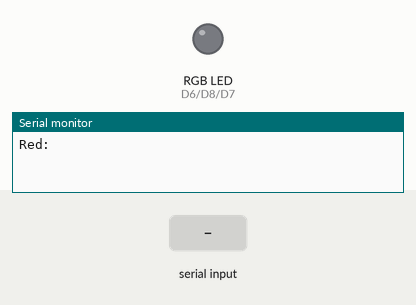
A sketch run on a simulated ESP8266 (NodeMCU). On the bench: an RGB LED mixed from three pins (HIGH = lit), the last lines printed to the serial monitor. Inputs (shaded band) come from the test bench. Dim RGB values are drawn brighter than linear.

Above: at 1.2 s.
1.3 s: "90,45,200\n" received over Serial
At 1.7 s:
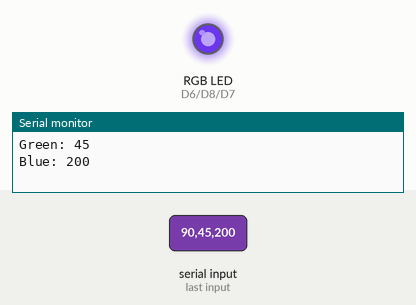
2.8 s: "30,150,10\n" received over Serial
At 5.2 s:
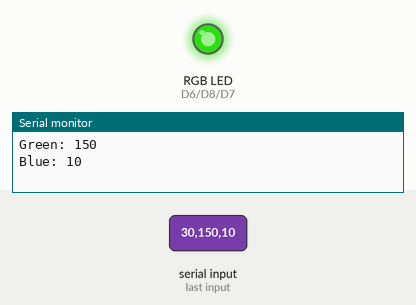
5.8 s: "90,45\n" received over Serial
At 8.7 s:
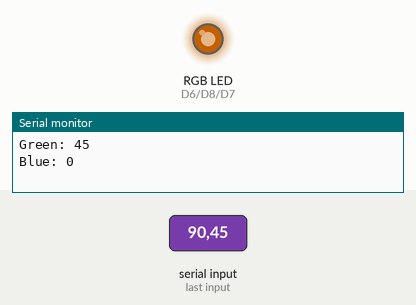
8.8 s: "1,90,45\n" received over Serial
At 11.8 s:
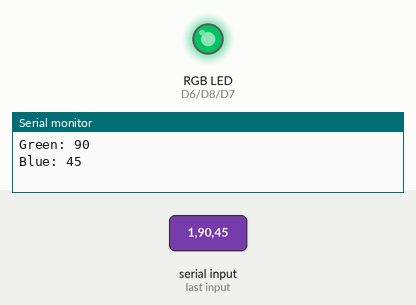
Timing chart, 0 to 12.8 s (numbered marks = the images above; inputs shaded):
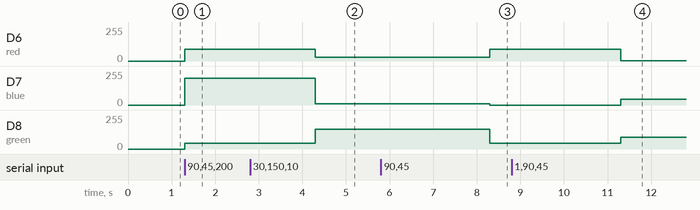

Measured:
- after the input at 1.3 s, D6 (red): 0/255 → 90/255 at once; D7 (blue): 0/255 → 200/255 at once; D8 (green): 0/255 → 45/255 at once
- after the input at 2.8 s, D6 (red): 90/255 → 30/255 after 1.5 s; D7 (blue): 200/255 → 10/255 after 1.5 s; D8 (green): 45/255 → 150/255 after 1.5 s
- after the input at 5.8 s, D6 (red): 30/255 → 90/255 after 2.5 s; D7 (blue): 10/255 → 0/255 after 2.5 s; D8 (green): 150/255 → 45/255 after 2.5 s
- after the input at 8.8 s, D6 (red): 90/255 → 1/255 after 2.5 s; D7 (blue): 0/255 → 45/255 after 2.5 s; D8 (green): 45/255 → 90/255 after 2.5 s

The sketch:

LED_RGB.ino
```cpp
int red = D6;
int blue = D7;
int green = D8;
int redbrillo = 0;
int bluebrillo = 0;
int greenbrillo = 0;

void setup() {

  Serial.begin(115200);
  pinMode(red, OUTPUT);
  pinMode(blue, OUTPUT);
  pinMode(green, OUTPUT);

}

void loop() {
  Serial.print("Red: ");
  while(Serial.available()==0){
  }
  redbrillo = Serial.parseInt();
  Serial.println(redbrillo);
  Serial.print("Green: ");
  while(Serial.available()==0){
  }
  greenbrillo = Serial.parseInt();
  Serial.println(greenbrillo);
  Serial.print("Blue: ");
  while(Serial.available()==0){
  }
  bluebrillo = Serial.parseInt();
  Serial.println(bluebrillo);
  Serial.println(" ");
  analogWrite(red, redbrillo);
  analogWrite(green, greenbrillo);
  analogWrite(blue, bluebrillo);
  delay(3000);
}
```
